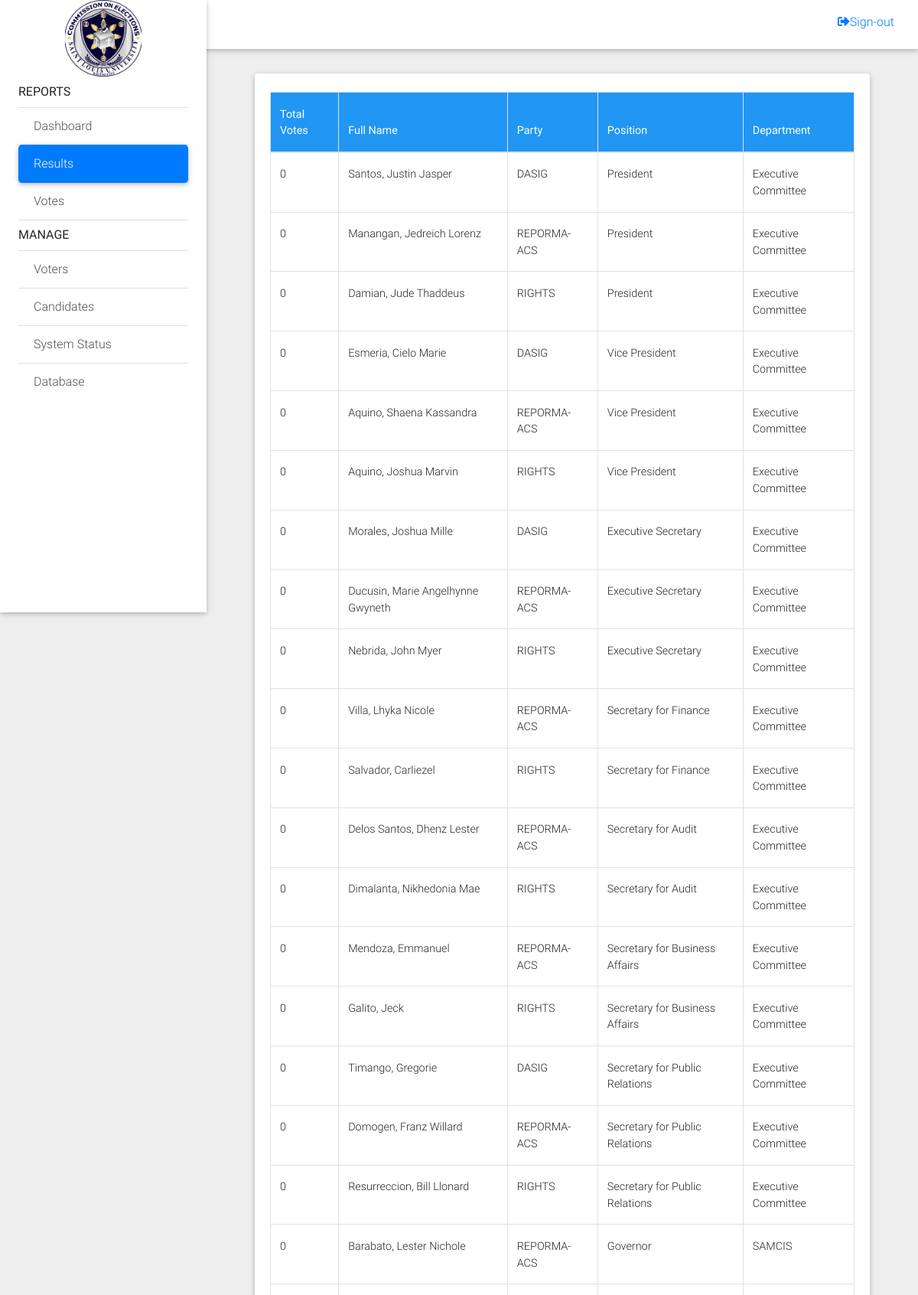
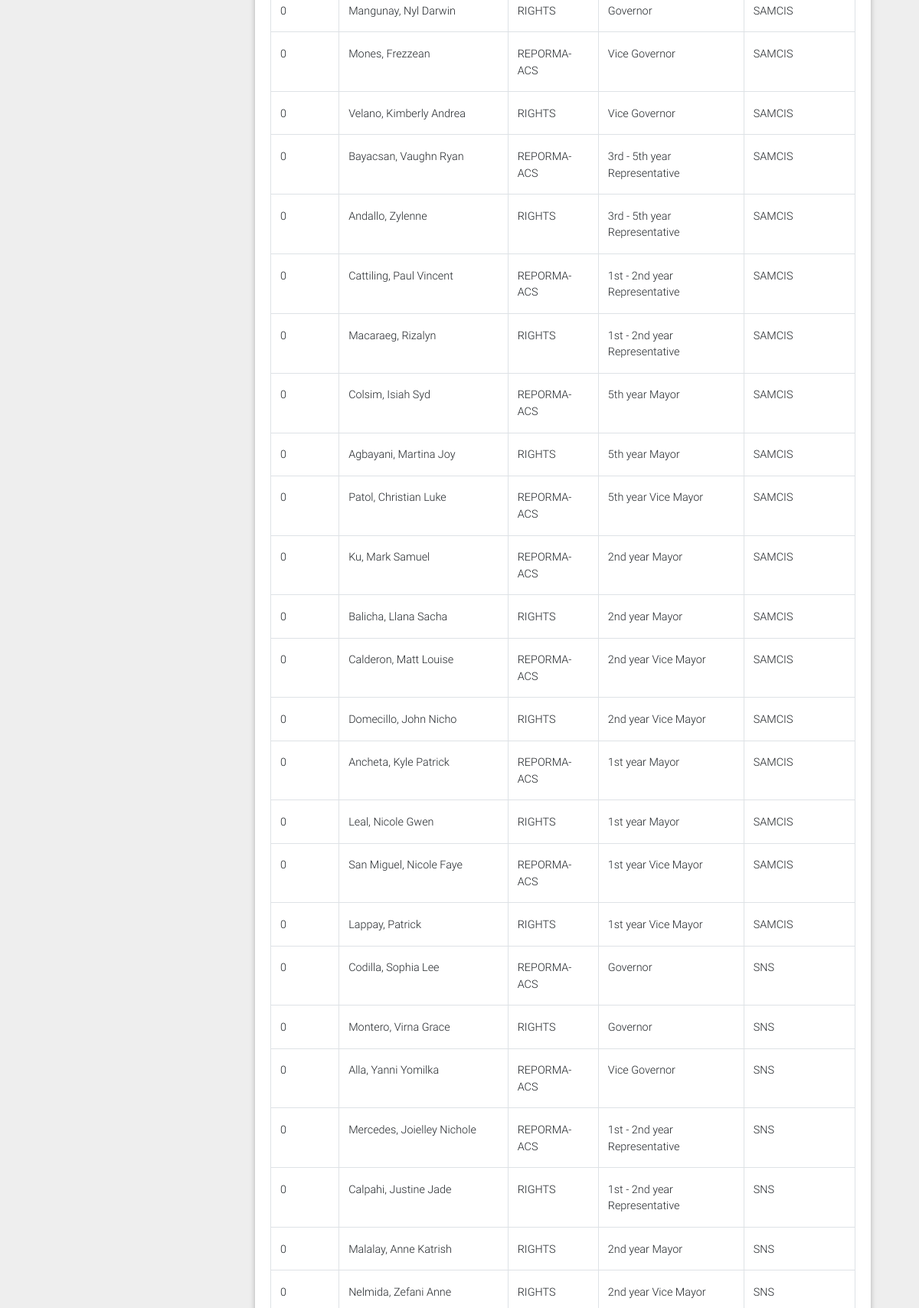
The page /comeleccommissioners/results_2.php (signed in, upper part) on the database its author committed (2 pictures, top to bottom).
### tables this page shows
CREATE TABLE IF NOT EXISTS `candidates` (
  `id` int(11) NOT NULL AUTO_INCREMENT,
  `position_id` int(11) NOT NULL,
  `firstname` varchar(30) NOT NULL,
  `lastname` varchar(30) NOT NULL,
  `photo` varchar(150) DEFAULT NULL,
  `party` varchar(200) NOT NULL,
  `nickname` varchar(200) NOT NULL,
  `school` varchar(200) NOT NULL,
  PRIMARY KEY (`id`)
);

CREATE TABLE IF NOT EXISTS `positions` (
  `id` int(11) NOT NULL AUTO_INCREMENT,
  `title` varchar(200) NOT NULL,
  `description` varchar(50) NOT NULL,
  `priority` int(11) NOT NULL,
  `department` varchar(200) NOT NULL,
  PRIMARY KEY (`id`)
);

### comeleccommissioners/results_2.php (the view, shortened to what this page needs)
<?php include 'includes/session.php'; ?>
<?php include 'includes/header.php'; ?>
<body class="grey lighten-3">
  <?php
  include 'includes/navbar.php'; ?>
  <main class="pt-5 mx-lg-5">
    <div class="container-fluid mt-5">
            <div class="row">
        <div class="col-md-12">
          <div class="card">
            <div class="card-body">
<table class="table table-bordered table-hover" cellspacing="0" width="100%">
          <thead class="blue white-text">
            <tr>
              <th>Total Votes</th>
              <th>Full Name</th>
              <th>Party</th>
              <th>Position</th>
              <th>Department</th>
            </tr>
          </thead>
          <tbody>
            <?php
            $result3 = mysqli_query($conn, "SELECT * FROM positions join candidates on candidates.position_id = positions.id");
            while ($row = mysqli_fetch_array($result3)) {
                $result4 = mysqli_query($conn, "SELECT count(votes.voters_id) from candidates join votes on candidates.id = votes.candidate_id where candidates.id = '".$row['id']."'");
                while ($row1 = mysqli_fetch_array($result4)) { ?>
            <tr>
              <td><?php echo $row1[0]; ?></td>
              <td><?php echo $row['lastname'];?><?php echo ", ";echo $row['firstname'];?></td>
              <td><?php echo $row['party'];?></td>
              <td><?php echo $row['title'];?></td>
              <td><?php echo $row['department'];?></td>
            </tr>
            <?php   } } ?>
          </tbody>
        </table>
            </div>
          </div>
        </div>
      </div>
    </div>
  </main>
</body>
</html>

### comeleccommissioners/includes/header.php (style rules this page uses)
* { margin: 0; padding: 0; }
html, body { height: 100%; width: 100%; }
main { min-height: 100%; }

### rows shown on the page
candidates: row1 "0", lastname "Santos", firstname "Justin Jasper", party "DASIG", position.title "President", position.department "Executive Committee"
candidates: row1 "0", lastname "Manangan", firstname "Jedreich Lorenz", party "REPORMA-ACS", position.title "President", position.department "Executive Committee"
candidates: row1 "0", lastname "Damian", firstname "Jude Thaddeus", party "RIGHTS", position.title "President", position.department "Executive Committee"
candidates: row1 "0", lastname "Esmeria", firstname "Cielo Marie", party "DASIG", position.title "Vice President", position.department "Executive Committee"
candidates: row1 "0", lastname "Aquino", firstname "Shaena Kassandra", party "REPORMA-ACS", position.title "Vice President", position.department "Executive Committee"
candidates: row1 "0", lastname "Aquino", firstname "Joshua Marvin", party "RIGHTS", position.title "Vice President", position.department "Executive Committee"
candidates: row1 "0", lastname "Morales", firstname "Joshua Mille", party "DASIG", position.title "Executive Secretary", position.department "Executive Committee"
candidates: row1 "0", lastname "Ducusin", firstname "Marie Angelhynne Gwyneth", party "REPORMA-ACS", position.title "Executive Secretary", position.department "Executive Committee"
candidates: row1 "0", lastname "Nebrida", firstname "John Myer", party "RIGHTS", position.title "Executive Secretary", position.department "Executive Committee"
candidates: row1 "0", lastname "Villa", firstname "Lhyka Nicole", party "REPORMA-ACS", position.title "Secretary for Finance", position.department "Executive Committee"
candidates: row1 "0", lastname "Salvador", firstname "Carliezel", party "RIGHTS", position.title "Secretary for Finance", position.department "Executive Committee"
candidates: row1 "0", lastname "Delos Santos", firstname "Dhenz Lester", party "REPORMA-ACS", position.title "Secretary for Audit", position.department "Executive Committee"
candidates: row1 "0", lastname "Dimalanta", firstname "Nikhedonia Mae", party "RIGHTS", position.title "Secretary for Audit", position.department "Executive Committee"
candidates: row1 "0", lastname "Mendoza", firstname "Emmanuel", party "REPORMA-ACS", position.title "Secretary for Business Affairs", position.department "Executive Committee"
candidates: row1 "0", lastname "Galito", firstname "Jeck", party "RIGHTS", position.title "Secretary for Business Affairs", position.department "Executive Committee"
candidates: row1 "0", lastname "Timango", firstname "Gregorie", party "DASIG", position.title "Secretary for Public Relations", position.department "Executive Committee"
candidates: row1 "0", lastname "Domogen", firstname "Franz Willard", party "REPORMA-ACS", position.title "Secretary for Public Relations", position.department "Executive Committee"
candidates: row1 "0", lastname "Resurreccion", firstname "Bill Llonard", party "RIGHTS", position.title "Secretary for Public Relations", position.department "Executive Committee"
candidates: row1 "0", lastname "Barabato", firstname "Lester Nichole", party "REPORMA-ACS", position.title "Governor", position.department "SAMCIS"
candidates: row1 "0", lastname "Mangunay", firstname "Nyl Darwin", party "RIGHTS", position.title "Governor", position.department "SAMCIS"
candidates: row1 "0", lastname "Mones", firstname "Frezzean", party "REPORMA-ACS", position.title "Vice Governor", position.department "SAMCIS"
candidates: row1 "0", lastname "Velano", firstname "Kimberly Andrea", party "RIGHTS", position.title "Vice Governor", position.department "SAMCIS"
candidates: row1 "0", lastname "Bayacsan", firstname "Vaughn Ryan", party "REPORMA-ACS", position.title "3rd - 5th year Representative", position.department "SAMCIS"
candidates: row1 "0", lastname "Andallo", firstname "Zylenne", party "RIGHTS", position.title "3rd - 5th year Representative", position.department "SAMCIS"
candidates: row1 "0", lastname "Cattiling", firstname "Paul Vincent", party "REPORMA-ACS", position.title "1st - 2nd year Representative", position.department "SAMCIS"
candidates: row1 "0", lastname "Macaraeg", firstname "Rizalyn", party "RIGHTS", position.title "1st - 2nd year Representative", position.department "SAMCIS"
candidates: row1 "0", lastname "Colsim", firstname "Isiah Syd", party "REPORMA-ACS", position.title "5th year Mayor", position.department "SAMCIS"
candidates: row1 "0", lastname "Agbayani", firstname "Martina Joy", party "RIGHTS", position.title "5th year Mayor", position.department "SAMCIS"
candidates: row1 "0", lastname "Patol", firstname "Christian Luke", party "REPORMA-ACS", position.title "5th year Vice Mayor", position.department "SAMCIS"
candidates: row1 "0", lastname "Ku", firstname "Mark Samuel", party "REPORMA-ACS", position.title "2nd year Mayor", position.department "SAMCIS"
candidates: row1 "0", lastname "Balicha", firstname "Llana Sacha", party "RIGHTS", position.title "2nd year Mayor", position.department "SAMCIS"
candidates: row1 "0", lastname "Calderon", firstname "Matt Louise", party "REPORMA-ACS", position.title "2nd year Vice Mayor", position.department "SAMCIS"
candidates: row1 "0", lastname "Domecillo", firstname "John Nicho", party "RIGHTS", position.title "2nd year Vice Mayor", position.department "SAMCIS"
candidates: row1 "0", lastname "Ancheta", firstname "Kyle Patrick", party "REPORMA-ACS", position.title "1st year Mayor", position.department "SAMCIS"
candidates: row1 "0", lastname "Leal", firstname "Nicole Gwen", party "RIGHTS", position.title "1st year Mayor", position.department "SAMCIS"
candidates: row1 "0", lastname "San Miguel", firstname "Nicole Faye", party "REPORMA-ACS", position.title "1st year Vice Mayor", position.department "SAMCIS"
candidates: row1 "0", lastname "Lappay", firstname "Patrick", party "RIGHTS", position.title "1st year Vice Mayor", position.department "SAMCIS"
candidates: row1 "0", lastname "Codilla", firstname "Sophia Lee", party "REPORMA-ACS", position.title "Governor", position.department "SNS"
candidates: row1 "0", lastname "Montero", firstname "Virna Grace", party "RIGHTS", position.title "Governor", position.department "SNS"
candidates: row1 "0", lastname "Alla", firstname "Yanni Yomilka", party "REPORMA-ACS", position.title "Vice Governor", position.department "SNS"
candidates: row1 "0", lastname "Mercedes", firstname "Joielley Nichole", party "REPORMA-ACS", position.title "1st - 2nd year Representative", position.department "SNS"
candidates: row1 "0", lastname "Calpahi", firstname "Justine Jade", party "RIGHTS", position.title "1st - 2nd year Representative", position.department "SNS"
candidates: row1 "0", lastname "Malalay", firstname "Anne Katrish", party "RIGHTS", position.title "2nd year Mayor", position.department "SNS"
candidates: row1 "0", lastname "Nelmida", firstname "Zefani Anne", party "RIGHTS", position.title "2nd year Vice Mayor", position.department "SNS"
